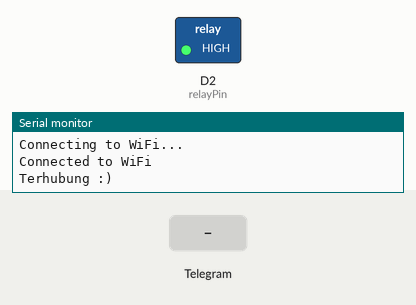
A sketch run on a simulated ESP8266 (NodeMCU). On the bench: switched loads named in the sketch (green lamp = pin HIGH), the last lines printed to the serial monitor. The test bench sets the inputs (shaded band). WiFi joins after 1.5 s; servers stay silent unless stated.

Above: at 3.2 s.
3.3 s: Telegram message "ON" received
At 3.8 s:
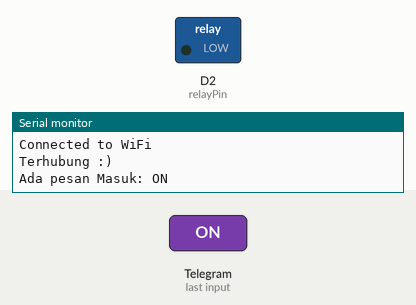
4.8 s: Telegram message "OFF" received
At 6.2 s:
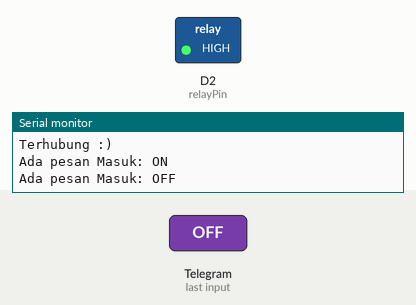
Timing chart, 0 to 7.8 s (numbered marks = the images above; inputs shaded):
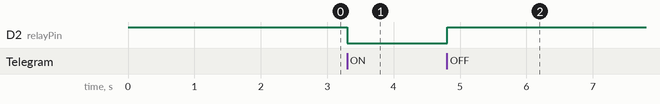

Measured:
- after the input at 3.3 s, D2 (relayPin): HIGH → LOW at once
- after the input at 4.8 s, D2 (relayPin): LOW → HIGH at once

The sketch:

Tugas_Monitor_DHT_dan_Ultrasonik.ino
```cpp
#include <ESP8266WiFi.h>
#include "CTBot.h"

CTBot robot;
#define relayPin D2

const char* ssid_wifi = "ARMA laptop";
const char* password = "1234567890";
const char* api_token = "6801521854:AAGZ4PKGkC7Bgxs_AJlVOgbpdDawf_QD9y0";

void setup() {
  Serial.begin(115200);
  pinMode(relayPin, OUTPUT);
  digitalWrite(relayPin, HIGH);

  // Koneksi ke Wi-Fi
  WiFi.begin(ssid_wifi, password);
  while (WiFi.status() != WL_CONNECTED) {
    delay(1000);
    Serial.println("Connecting to WiFi...");
  }
  Serial.println("Connected to WiFi");

  // Koneksi ke Telegram
  robot.setTelegramToken(api_token);

  // Periksa koneksi Telegram
  if(robot.testConnection())
    Serial.println("Terhubung :)");
  else
    Serial.println("Error!");
}

void loop() {
  TBMessage message;

  if(robot.getNewMessage(message)) {
    Serial.print("Ada pesan Masuk: ");
    Serial.println(message.text);

    if(message.text.equalsIgnoreCase("ON")) {
      digitalWrite(relayPin, LOW);
      robot.sendMessage(message.sender.id, "Lampu Menyala");
    } else if(message.text.equalsIgnoreCase("OFF")) {
      digitalWrite(relayPin, HIGH);
      robot.sendMessage(message.sender.id, "Lampu Mati");
    } else {
      String reply = "Perintah salah. Coba kirim ON atau OFF!";
      robot.sendMessage(message.sender.id, reply);
    }
  }
}
```
